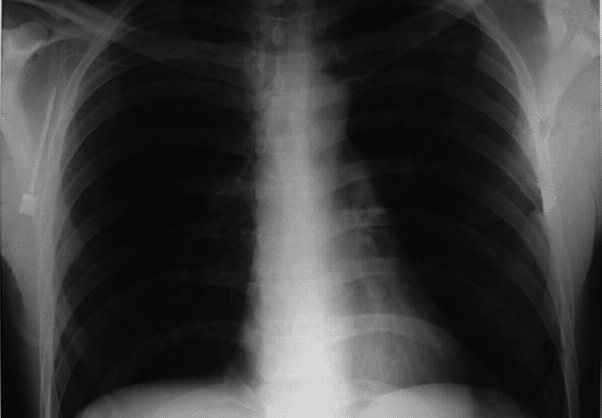
%> input picture PDI/Aula3/ELTD2_NAP_03_arquivos/phpEMp3Xr.png, 602 x 418 px, given in place of gDSC04422m16.png, which was not available
$ octave a03_06.m   (GNU Octave 9; MATLAB toolbox functions it lacks are replaced by stand-ins)
%> lines starting %> are read from the running program, lines starting %| are printed output that depends on the picture; pictures that were not available may be replaced by others from this repository, and a replacement may not be noted
% a03_06 [script]

clc, clear, close all

g1 = imread('gDSC04422m16.png');
%> g1 is the input picture: size 418x602 uint8; min 3, max 227, mean 60.1
figure
subplot(2,1,1), imshow(g1), title('gDSC04422m16')
subplot(2,1,2), imhist(g1), title('imhist axis tight')
axis tight % para não cortar y
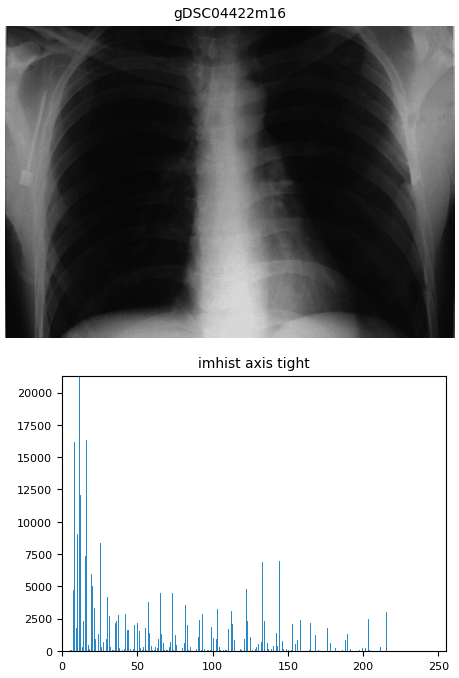
%> figure redrawn from the program's plot data, 2 panels

g2 = imread('42049_20-200.png');
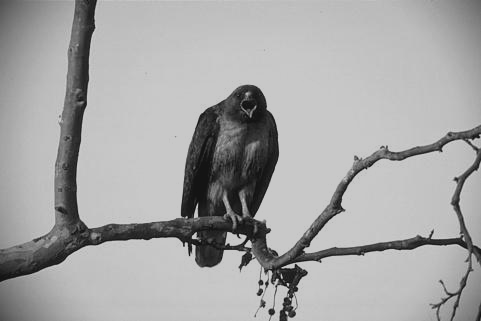
%> input picture PDI/Aula3/ELTD2_NAP_03_arquivos/42049_20-200.png, 481 x 321 px
%> g2 is the input picture: size 321x481 uint8; min 20, max 200, mean 165.4
figure
imshow(g2), title('42049-20-200')
figure
imhist(g2), title('42049-20-200 imhist')
%> after `title('42049-20-200 imhist')`:
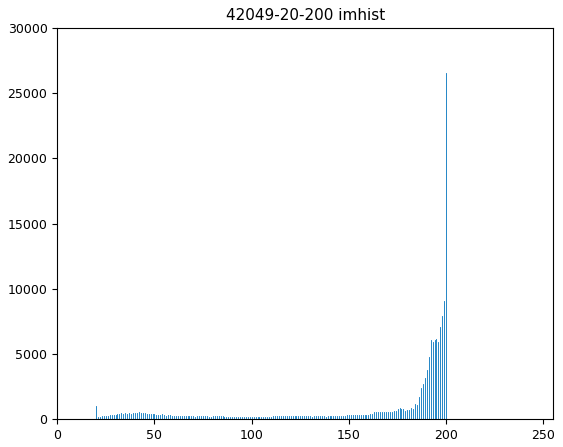
%> figure redrawn from the program's plot data; highest point at x = 200, y = 26577
figure
imhist(g2), title('42049-20-200 imhist axis tight')
axis tight % para não cortar y
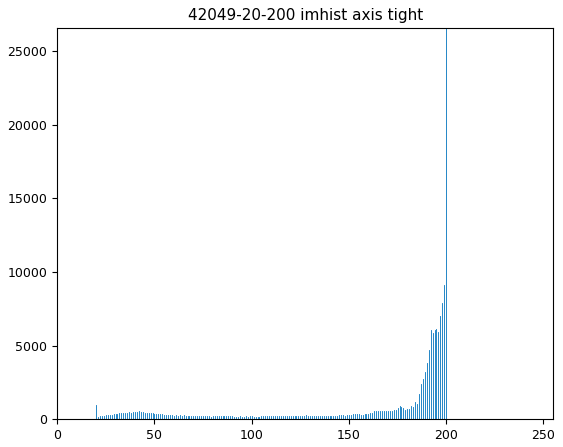
%> figure redrawn from the program's plot data; highest point at x = 200, y = 26577

%> (the run ends here)
